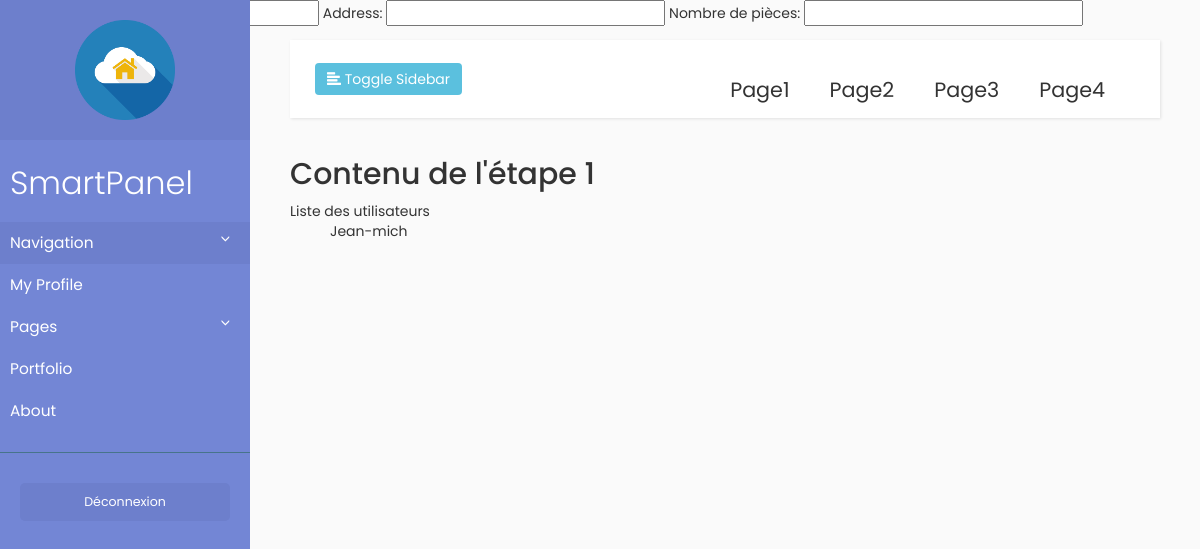
/index.php?cible=etape1 (signed in), run on an earlier commit of the app's database.
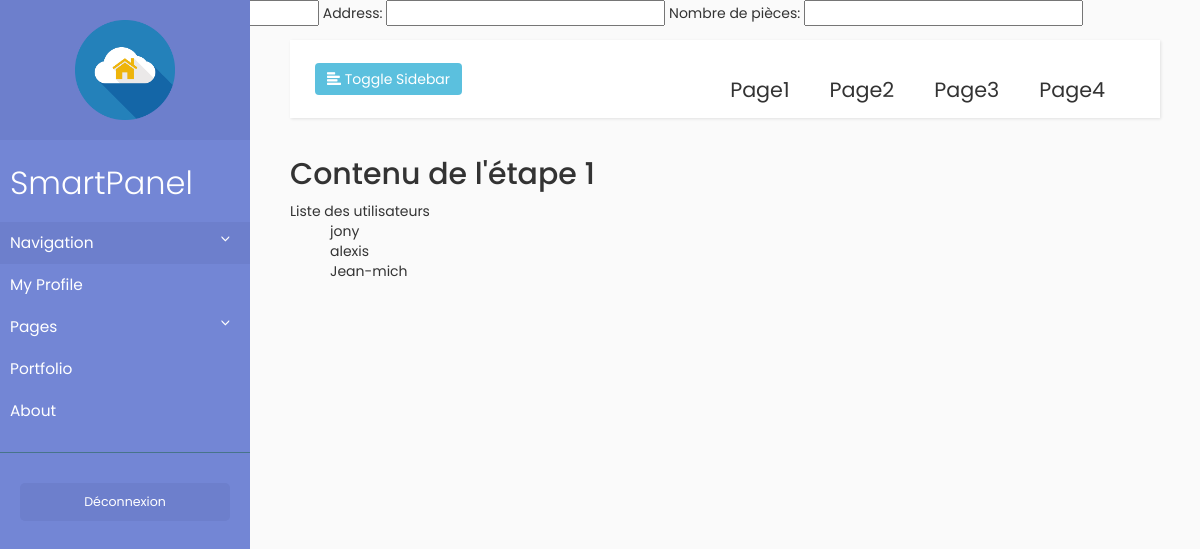
And on a later commit of the database.
### tables this page shows
CREATE TABLE `user` (
  `User_Id` int(11) NOT NULL,
  `Username` varchar(20) NOT NULL,
  `Password` varchar(32) NOT NULL,
  `FullName` varchar(50) NOT NULL,
  `IsAdmin` tinyint(1) NOT NULL
);

### Modele/utilisateurs.php (called while the page is built, shortened)
<?php
    function utilisateurs($db){
        $reponse = $db->query('SELECT Username FROM user');
        return $reponse;
    }
?>

### Vue/etape1.php (the view, shortened to what this page needs)
<?php
    $contenu = "<h2>Contenu de l'étape 1</h2>";
    $contenu .= "Liste des utilisateurs";
    $contenu .= "<ul>";
    while($ligne = $reponse->fetch()){
        $contenu .= "<li>".$ligne['Username']."</li>";
    }
    $contenu .= "</ul>";
    include 'gabarit.php';
?>

### index.php (shortened to what this page needs)
<?php
    if(!isset($_SESSION["userID"])){
        include("Controleur/connexion.php");
    } else {
        include("Controleur/new_appartment.php");
        if(isset($_GET['cible'])) {
            if($_GET['cible'] == 'accueil'){
                include("Vue/accueil.php");
            } else if ($_GET['cible'] == "etape1"){
                include("Modele/utilisateurs.php");
                $reponse = utilisateurs($db);
                include("Vue/etape1.php");
            } else if ($_GET['cible'] == "etape2"){
                include("Vue/etape2.php");
            } else if ($_GET['cible'] == "etape3"){
                include("Vue/etape3.php");
            } else if ($_GET['cible'] == "Myprofile"){
                  include("Vue/Myprofile.php");
            } else if ($_GET['cible'] == "about"){
                include("Vue/about.php");
           } else if ($_GET['cible'] == "deconnexion"){
                $_SESSION = array();
                if (isset($_COOKIE[session_name()])) {
                    setcookie(session_name(), '', time()-42000, '/');
                }
                session_destroy();
                include("Vue/non_connecte.php");
            }
        } else {
                include("Vue/accueil.php");
        }
    }

### Controleur/new_appartment.php
<?php
	if(isset($_GET['cible']) && $_GET['cible']=="createapt") {
		if(!empty($_POST['name']) && !empty($_POST['address']) && !empty($_POST['mdp'])){
			include("Model/appartment.php");
		} else {
			$erreur = "Veuillez remplir tous les champs";
		}
	} else {
		include("Vue/create_appartment.php");
	}
?>

### Vue/create_appartment.php (shortened to what this page needs)
<!DOCTYPE html>
<html>
	<head>
		<link rel="stylesheet" href="https://maxcdn.bootstrapcdn.com/bootstrap/3.3.7/css/bootstrap.min.css">
	</head>
	<body>
		<form action="index.php?cible=createapt" method="get" accept-charset="utf-8">
			Address: <input type="text" name="address">
			Nombre de pièces: <input type="number" name="nbrRooms">
			<button type="submit">Créer son appartement</button>
		</form>
		<br/>
	</body>
</html>

### gabarit.php (shortened to what this page needs)
<!DOCTYPE html>
<html>
    <head>
        <link rel="stylesheet" href="https://maxcdn.bootstrapcdn.com/bootstrap/3.3.7/css/bootstrap.min.css">
        <link rel="stylesheet" href="css/structure.css">
        <link rel="stylesheet" href="https://cdnjs.cloudflare.com/ajax/libs/malihu-custom-scrollbar-plugin/3.1.5/jquery.mCustomScrollbar.min.css">
    </head>
    <body>
        <div class="wrapper">
            <nav id="sidebar">
                <div class="sidebar-header">
                    <img src = "Logo_app.png" height="100" width="100" style="display : block; margin : auto">
                </div>
                <ul class="list-unstyled components">
                    <p><font size="6">SmartPanel</font></p>
                    <li class="active">
                        <a href="#homeSubmenu" data-toggle="collapse" aria-expanded="false">Navigation</a>
                    </li>
                    <li>
                        <a href="index.php?cible=Myprofile">My Profile</a>
                        <a href="#pageSubmenu" data-toggle="collapse" aria-expanded="false">Pages</a>
                    </li>
                    <li>
                        <a href="#">Portfolio</a>
                    </li>
                    <li>
                        <a href="index.php?cible=about">About</a>
                    </li>
                </ul>
                <ul class="list-unstyled CTAs">
                    <li><a href="index.php?cible=deconnexion" class="article">Déconnexion</a></li>
                </ul>
            </nav>
            <div id="content">
                <nav class="navbar navbar-default data-spy="affix" data-offset-top="197"">
                    <div class="container-fluid">
                        <div class="navbar-header">
                            <button type="button" id="sidebarCollapse" class="btn btn-info navbar-btn">
                                <i class="glyphicon glyphicon-align-left"></i>
                                <span>Toggle Sidebar</span>
                            </button>
                        </div>
                        <div class="collapse navbar-collapse" id="bs-example-navbar-collapse-1">
                            <ul class="nav navbar-nav navbar-right">
                                <nav class="bg">
                                    <ul>
                                        <li><a href="index.php?cible=Page1">Page1</a></li>
                                        <li><a href="index.php?cible=Page2">Page2</a></li>
                                        <li><a href="index.php?cible=Page3">Page3</a></li>
                                        <li><a href="index.php?cible=Page4">Page4</a></li>
                                    </ul>
                                </nav>
                            </ul>
                        </div>
                    </div>
                </nav>
                <div id="contenu">
                    <?php echo($contenu); ?>
                </div>
              </div>
    </body>
</html>

### css/structure.css (style rules this page uses)
body { font-family: 'Poppins', sans-serif; background: #fafafa; }
p { font-family: 'Poppins', sans-serif; font-size: 1.1em; font-weight: 300; line-height: 1.7em; color: #999; }
a, a:hover, a:focus { color: inherit; text-decoration: none; transition: all 0.3s; }
.navbar { padding: 15px 10px; background: #fff; border: none; border-radius: 0; margin-bottom: 40px; box-shadow: 1px 1px 3px rgba(0, 0, 0, 0.1); }
.navbar-btn { box-shadow: none; outline: none !important; border: none; }
#sidebar { width: 250px; position: fixed; top: 0; left: 0; height: 100vh; z-index: 999; background: #7386D5; color: #fff; transition: all 0.3s; }
#sidebar .sidebar-header { padding: 20px; background: #6d7fcc; }
#sidebar ul.components { padding: 20px 0; border-bottom: 1px solid #47748b; }
#sidebar ul p { color: #fff; padding: 10px; }
#sidebar ul li a { padding: 10px; font-size: 1.1em; display: block; }
#sidebar ul li.active > a, a[aria-expanded="true"] { color: #fff; background: #6d7fcc; }
a[data-toggle="collapse"] { position: relative; }
a[aria-expanded="false"]::before, a[aria-expanded="true"]::before { content: '\e259'; display: block; position: absolute; right: 20px; font-family: 'Glyphicons Halflings'; font-size: 0.6em; }
ul ul a { font-size: 0.9em !important; padding-left: 30px !important; background: #6d7fcc; }
ul.CTAs { padding: 20px; }
ul.CTAs a { text-align: center; font-size: 0.9em !important; display: block; border-radius: 5px; margin-bottom: 5px; }
a.article, a.article:hover { background: #6d7fcc !important; color: #fff !important; }
#content { width: calc(100% - 250px); padding: 40px; min-height: 100vh; transition: all 0.3s; position: absolute; top: 0; right: 0; }

### gabarit.php (style rules this page uses)
ul li { list-style-type: none; }
.nav li { line-height:20px; float:left; padding:0 5px; font-size: 23px; }
.nav ul li a { display: block; width: 100%; background: #FFF }
.bg { margin: 25px; margin-bottom: 0px; }

What changed in the data, as far as the page shows it:
added user: Username "jony"
added user: Username "alexis"
